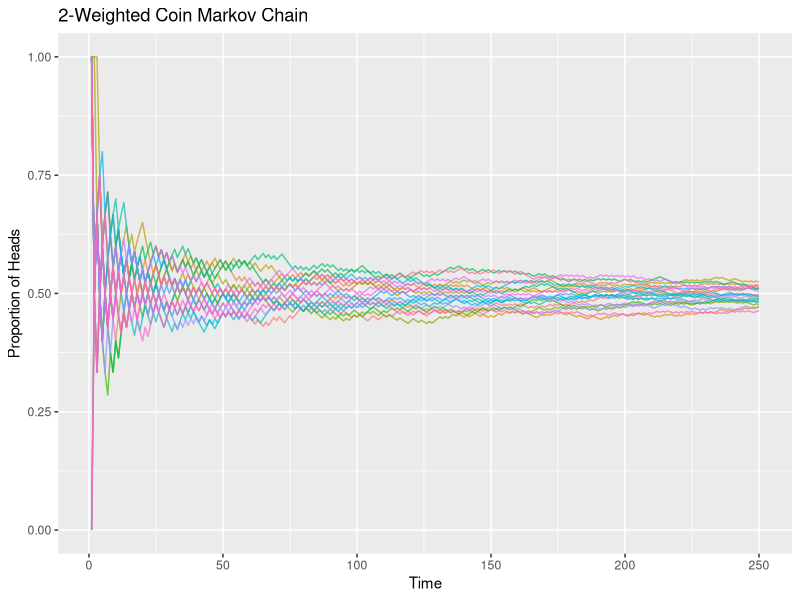

Here is the R script that generated this plot:
library(tidyverse)

# Probability of coin 1 and 2 being heads
p_1 <- 0.7
p_2 <- 0.3

max_t <- 250
n_sims <- 20

run_sim <- function(sim_id, max_t, p_1, p_2) {
  results <- data.frame(
    t = 1,
    prev_result = rbinom(1, 1, p_1)
  )
  
  # Iterative step
  for (i in 2:max_t) {
    new_result <- data.frame(
      t = i,
      prev_result = ifelse(tail(results$prev_result, 1) == 1, rbinom(1, 1, p_2), rbinom(1, 1, p_1)) # 1 = Heads, 0 = Tails
    )
    
    results <- rbind(results, new_result)
  }
  
  # Calculate probability of landing on heads at each step
  results <- results %>%
    mutate(p_heads = cumsum(prev_result) / t,
           sim_id = sim_id)
}

# Run simulations
all_results <- map_dfr(1:n_sims, ~ run_sim(.x, max_t, p_1, p_2))

# Plot the probability over time
ggplot(all_results, aes(x = t, y = p_heads, group = sim_id, color = factor(sim_id))) +
  geom_line(alpha = 0.7) +
  labs(title = "2-Weighted Coin Markov Chain", x = "Time", y = "Proportion of Heads", color = "Simulation") + 
  theme(legend.position = "none")
